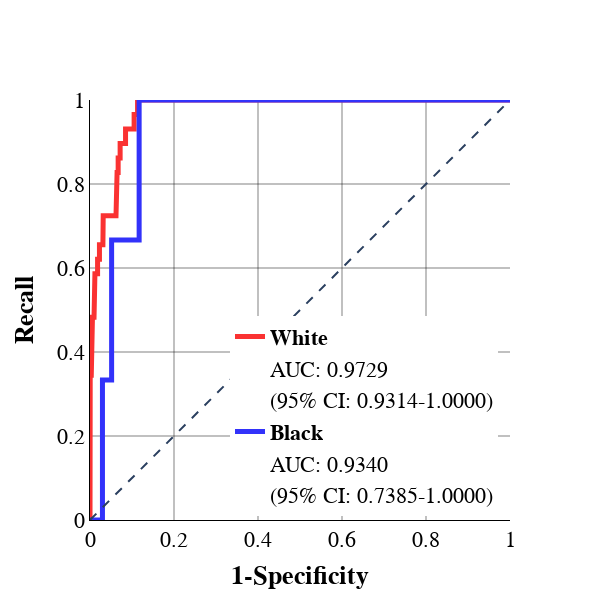

The code cell stored with this chart in its notebook:
### Code cell
white=test.drop(X_test[X_test['NEWRACE2_White'] == 0].index)
#elsee=elsee.sample(95, random_state=25)
white_predictors=white.drop(['UDPYOPI_1 - Yes'], axis=1)
white_target=white['UDPYOPI_1 - Yes']
black=test.drop(X_test[X_test['NEWRACE2_Black'] == 0].index)

#pop=pop.sample(95, random_state=25)
black_predictors=black.drop(['UDPYOPI_1 - Yes'], axis=1)
black_target=black['UDPYOPI_1 - Yes']
white_prob=model_svc_rbf.predict_proba(white_predictors)
black_prob=model_svc_rbf.predict_proba(black_predictors)
plot_roc_curve2(white_target, [item[1] for item in white_prob], black_target, [item[1] for item in black_prob], 'White', 'Black')

### Figure 1 — Plotly figure (JSON) as saved in the notebook; plotly's stock layout.template omitted (floating-point values rounded to 4 significant figures; data arrays with more than 128 entries replaced by an {"elided": "..."} marker saying what was removed)
{"data": [{"hoverinfo": "skip", "line": {"color": "rgba(250, 50, 50, 1.0)", "width": 5}, "name": "<b>White</b>", "showlegend": true, "type": "scatter", "x": {"elided": "390 float values"}, "y": {"elided": "390 float values"}}, {"hoverinfo": "skip", "line": {"color": "rgba(255, 255, 255, 0)", "width": 5}, "name": "AUC: 0.9729", "showlegend": true, "type": "scatter", "x": {"elided": "390 float values"}, "y": {"elided": "390 float values"}}, {"hoverinfo": "skip", "line": {"color": "rgba(255, 255, 255, 0)", "width": 0}, "name": "(95% CI: 0.9314-1.0000)", "showlegend": true, "type": "scatter", "x": {"elided": "390 float values"}, "y": {"elided": "390 float values"}}, {"hoverinfo": "skip", "line": {"color": "rgba(50, 50, 250, 1.0)", "width": 5}, "name": "<b>Black</b>", "showlegend": true, "type": "scatter", "x": [0, 0.00156, 0.02964, 0.02964, 0.05148, 0.05148, 0.117, 0.117, 0.17, 0.1732, 0.1778, 0.1825, 0.1856, 0.2012, 0.2044, 0.2106, 0.2168, 0.2309, 0.234, 0.3167, 0.3198, 0.3245, 0.3276, 0.5491, 0.5554, 0.6802, 0.6833, 0.8924, 0.8955, 1], "y": [0, 0, 0, 0.3333, 0.3333, 0.6667, 0.6667, 1, 1, 1, 1, 1, 1, 1, 1, 1, 1, 1, 1, 1, 1, 1, 1, 1, 1, 1, 1, 1, 1, 1]}, {"hoverinfo": "skip", "line": {"color": "rgba(255, 255, 255, 0)", "width": 5}, "name": "AUC: 0.9340", "showlegend": true, "type": "scatter", "x": [0, 0.00156, 0.02964, 0.02964, 0.05148, 0.05148, 0.117, 0.117, 0.17, 0.1732, 0.1778, 0.1825, 0.1856, 0.2012, 0.2044, 0.2106, 0.2168, 0.2309, 0.234, 0.3167, 0.3198, 0.3245, 0.3276, 0.5491, 0.5554, 0.6802, 0.6833, 0.8924, 0.8955, 1], "y": [0, 0, 0, 0.3333, 0.3333, 0.6667, 0.6667, 1, 1, 1, 1, 1, 1, 1, 1, 1, 1, 1, 1, 1, 1, 1, 1, 1, 1, 1, 1, 1, 1, 1]}, {"hoverinfo": "skip", "line": {"color": "rgba(255, 255, 255, 0)", "width": 0}, "name": "(95% CI: 0.7385-1.0000)", "showlegend": true, "type": "scatter", "x": [0, 0.00156, 0.02964, 0.02964, 0.05148, 0.05148, 0.117, 0.117, 0.17, 0.1732, 0.1778, 0.1825, 0.1856, 0.2012, 0.2044, 0.2106, 0.2168, 0.2309, 0.234, 0.3167, 0.3198, 0.3245, 0.3276, 0.5491, 0.5554, 0.6802, 0.6833, 0.8924, 0.8955, 1], "y": [0, 0, 0, 0.3333, 0.3333, 0.6667, 0.6667, 1, 1, 1, 1, 1, 1, 1, 1, 1, 1, 1, 1, 1, 1, 1, 1, 1, 1, 1, 1, 1, 1, 1]}], "layout": {"font": {"color": "Black", "family": "Times New Roman", "size": 22}, "height": 600, "legend": {"x": 0.95, "xanchor": "right", "y": 0.01, "yanchor": "bottom"}, "shapes": [{"line": {"dash": "dash"}, "type": "line", "x0": 0, "x1": 1, "y0": 0, "y1": 1}], "title": {"x": 1}, "width": 600, "xaxis": {"constrain": "domain", "gridcolor": "rgba(5, 5, 5, 0.5)", "linecolor": "black", "range": [0, 1], "title": {"text": "<b>1-Specificity</b>"}}, "yaxis": {"gridcolor": "rgba(5, 5, 5, 0.5)", "linecolor": "black", "range": [0, 1], "scaleanchor": "x", "scaleratio": 1, "title": {"text": "<b>Recall</b>"}}}}
